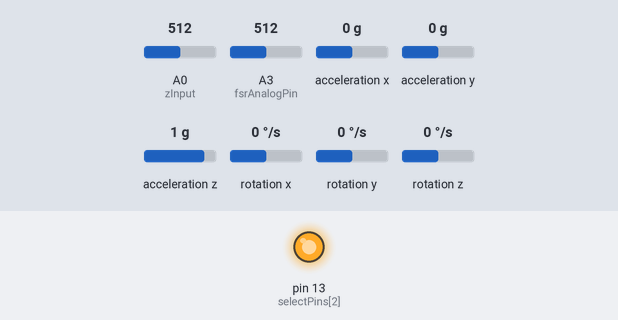
Bench run of a sketch on a simulated Arduino Uno, built with avr-gcc and run on an emulated ATmega328P. On the bench: output pins drawn as LEDs (lit = HIGH). Wiring (inferred from the names in the program): MPU-6050 motion sensor at I2C address 0x68. The test bench sets the inputs (shaded band); at power-on: A0 (zInput) = 512, A3 (fsrAnalogPin) = 512, acceleration x 0 g, acceleration y 0 g, acceleration z 1 g, rotation x 0 °/s, rotation y 0 °/s, rotation z 0 °/s. Pins used as bus, display or sensor lines are not drawn; what the sketch prints to the serial monitor is not drawn.

Above: at 0.1 s.
Timing chart, 0 to 1.6 s (numbered marks = the images above):
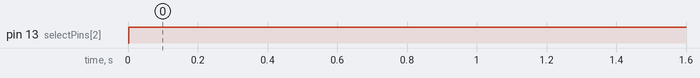

The sketch:

initial_test_glove.ino
```cpp
#include <SoftwareSerial.h>
#include <math.h>
#include<Wire.h>

SoftwareSerial BTserial(0, 1); // RX | TX
// Connect the HC-05 TX to Arduino pin 2 RX.
// Connect the HC-05 RX to Arduino pin 3 TX through a voltage divider.

// Flex Sensor
const float VCC = 5.0; // Measured voltage of Ardunio 5V line 4.98 daw
const float R_DIV = 15000.0; //  15k ohms
const float DIV_4 = 1023.0; //?
const float DIV_2 = 512.0; //?

// Multiplexer
const int selectPins[3] = {11, 12, 13}; // S0~2, S1~3, S2~4
const int zOutput = 5;
const int zInput = A0; // Connect common (Z) to A0 (analog input)

// MPU6050
const int MPU6050_addr=0x68;
int16_t AccX,AccY,AccZ,Temp,GyroX,GyroY,GyroZ;

// FSR
const int fsrAnalogPin = A3; // FSR is connected to analog 3

void setup()
{


    // Multiplexer
    for (int i = 0; i < 3; i++)
    {
      pinMode(selectPins[i], OUTPUT);
      digitalWrite(selectPins[i], HIGH);
    }
    pinMode(zInput, INPUT); // Set up Z as an input
    pinMode(fsrAnalogPin, INPUT); // Set up fsr as input

    Wire.begin();
    Wire.beginTransmission(MPU6050_addr);
    Wire.write(0x6B);
    Wire.write(0);
    Wire.endTransmission(true);
    Serial.begin(9600);
    BTserial.begin(9600);
}

void loop()
{

  // Flex Sensor
  float flex[7];
  // Loop through five pins that are used (Y0 - Y4)
  for (byte pin = 0; pin <= 4; pin++)
  {
    if (pin == 0 && pin == 4)
    {
      selectMuxPin(pin); // Select one at a time
      int inputValue = analogRead(A0); // and read Z
      float FlexVoltage = inputValue * VCC / DIV_2;
      float FlexResistance = R_DIV * (VCC / FlexVoltage - 1.0);
      flex[pin] = FlexResistance;
    }
    else
    {
      selectMuxPin(pin); // Select one at a time
      int inputValue = analogRead(A0); // and read Z
      float FlexVoltage = inputValue * VCC / DIV_4;
      float FlexResistance = R_DIV * (VCC / FlexVoltage - 1.0);
      flex[pin] = FlexResistance;
    }

    //Serial.print(String(FlexResistance0) + " ohms\t");
    //Serial.print(String(inputValue) + "\t");
  }
  Serial.print("=======================\n");
  Serial.print("F1: " + String(flex[0]) + " ohms\n");
  Serial.print("F2: " + String(flex[1]) + " ohms\n");
  Serial.print("F3: " + String(flex[2]) + " ohms\n");
  Serial.print("F4: " + String(flex[3]) + " ohms\n");
  Serial.print("F5: " + String(flex[4]) + " ohms\n");

  BTserial.print("=======================\n");
  BTserial.print("F1: " + String(flex[0]) + " ohms\n");
  BTserial.print("F2: " + String(flex[1]) + " ohms\n");
  BTserial.print("F3: " + String(flex[2]) + " ohms\n");
  BTserial.print("F4: " + String(flex[3]) + " ohms\n");
  BTserial.print("F5: " + String(flex[4]) + " ohms\n");


  // MPU6050
  Wire.beginTransmission(MPU6050_addr);
  Wire.write(0x3B);
  Wire.endTransmission(false);
  Wire.requestFrom(MPU6050_addr,14,true);
  AccX=Wire.read()<<8|Wire.read();
  AccY=Wire.read()<<8|Wire.read();
  AccZ=Wire.read()<<8|Wire.read();
  Temp=Wire.read()<<8|Wire.read();
  GyroX=Wire.read()<<8|Wire.read();
  GyroY=Wire.read()<<8|Wire.read();
  GyroZ=Wire.read()<<8|Wire.read();

  Serial.print("AccX = " + String(AccX) + "\n");
  Serial.print("AccY = " + String(AccY) + "\n");
  Serial.print("AccZ = " + String(AccZ) + "\n");
  Serial.print("Temp = " + String(Temp/340.00+36.53) + "\n");
  Serial.print("GyroX = " + String(GyroX) + "\n");
  Serial.print("GyroY = " + String(GyroY) + "\n");
  Serial.print("GyroZ = " + String(GyroZ) + "\n");


  BTserial.print("AccX = " + String(AccX) + "\n");
  BTserial.print("AccY = " + String(AccY) + "\n");
  BTserial.print("AccZ = " + String(AccZ) + "\n");
  BTserial.print("Temp = " + String(Temp/340.00+36.53) + "\n");
  BTserial.print("GyroX = " + String(GyroX) + "\n");
  BTserial.print("GyroY = " + String(GyroY) + "\n");
  BTserial.print("GyroZ = " + String(GyroZ) + "\n");

  // FSR
  int fsrReading = analogRead(fsrAnalogPin);

  Serial.print("Force = " + String(fsrReading) + "\n");
  BTserial.print("Force = " + String(fsrReading) + "\n");

  delay(5000);
}


// The selectMuxPin function sets the S0, S1, and S2 pins
// accordingly, given a pin from 0-7.
void selectMuxPin(byte pin)
{
  for (int i = 0; i < 3; i++)
  {
    if (pin & (1 << i))
      digitalWrite(selectPins[i], HIGH);
    else
      digitalWrite(selectPins[i], LOW);
  }
}
```

Measured:
- by itself, pin 13 (selectPins[2]): LOW → HIGH at 0.00 s
